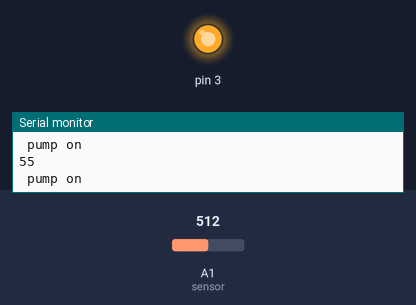
Bench run of a sketch on a simulated Arduino Uno, built with avr-gcc and run on an emulated ATmega328P. On the bench: output pins drawn as LEDs (lit = HIGH), the last lines printed to the serial monitor. The inputs (shaded band) are chosen by the test bench; at power-on: A1 (sensor) = 512.

Above: at 1.2 s.
1.3 s: A1 (sensor) set to 329
4.3 s: A1 (sensor) set to 298
At 5.3 s:
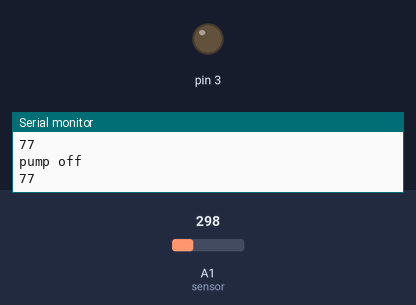
5.8 s: A1 (sensor) set to 1023
At 6.5 s:
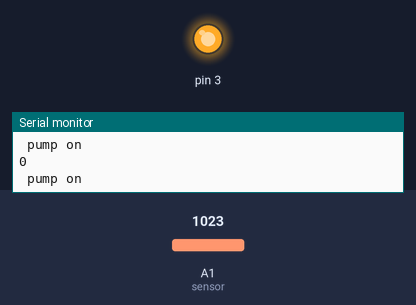
7.3 s: A1 (sensor) set to 65
At 8.4 s:
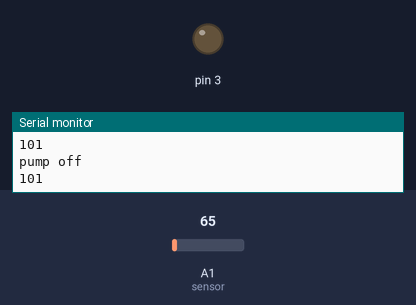
Timing chart, 0 to 9.8 s (numbered marks = the images above; inputs shaded):
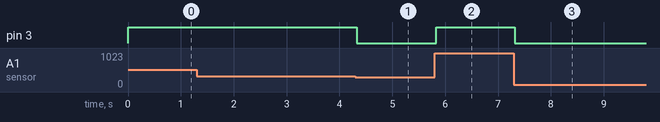

Measured:
- the behaviour switches between 316 and 315 on A1 (sensor) (found by bisection; images 0 and 1)
- after the input at 4.3 s, pin 3: HIGH → LOW at once
- after the input at 5.8 s, pin 3: LOW → HIGH at once
- after the input at 7.3 s, pin 3: HIGH → LOW at once

The sketch:

water_pump.ino
```cpp
int soilMoistureValue = 0;
int percentage=0;
void setup() {
  pinMode(3,OUTPUT);
  //makes pin 3 signal output pin for relay//

  Serial.begin(9600);
}
void loop() {
soilMoistureValue = analogRead(A1);// reads analog value of moisture sensor//

Serial.println(percentage);
percentage = map(soilMoistureValue, 80, 1023, 100, 0);
//*sets max, min values for moisture sensor*//

if(percentage < 75) // this value depends on type quality of moisture sensor//
{
  Serial.println(" pump on");
  // if percentage is low pump is switched on//


  digitalWrite(3,HIGH);
  // High value switches on relay//
}
if(percentage >75)
{
  Serial.println("pump off");
  // if percentage is high pump is switched off//

  digitalWrite(3,LOW);
  // low value switches off relay//
}
}
```
